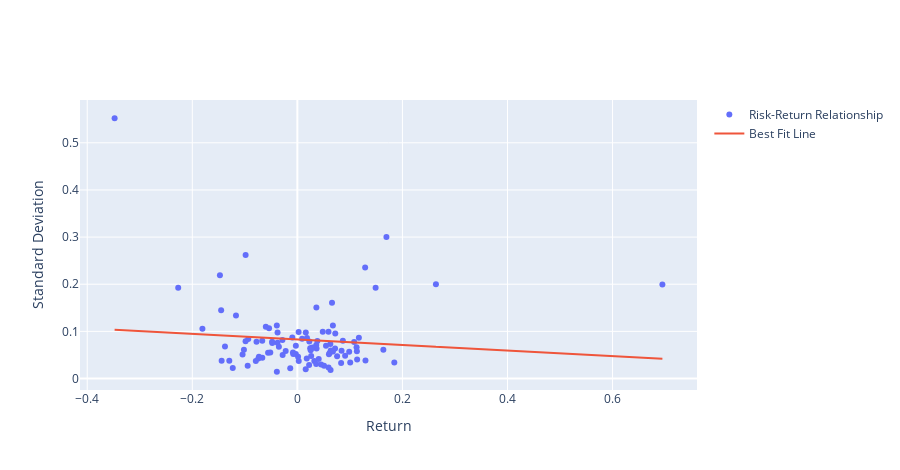

Source (notebook cell):
### Code cell
fig = go.Figure()
fig.add_trace(go.Scatter(name = 'Risk-Return Relationship',
                         x = portfolio[:, 0], y = portfolio[:, 1], mode = 'markers'))
fig.add_trace(go.Scatter(name = 'Best Fit Line', x = portfolio[:, 0], y = best_fit, mode = 'lines'))
fig.update_layout(xaxis_title = 'Return', yaxis_title = 'Standard Deviation', width = 900, height = 470)
fig.show()
